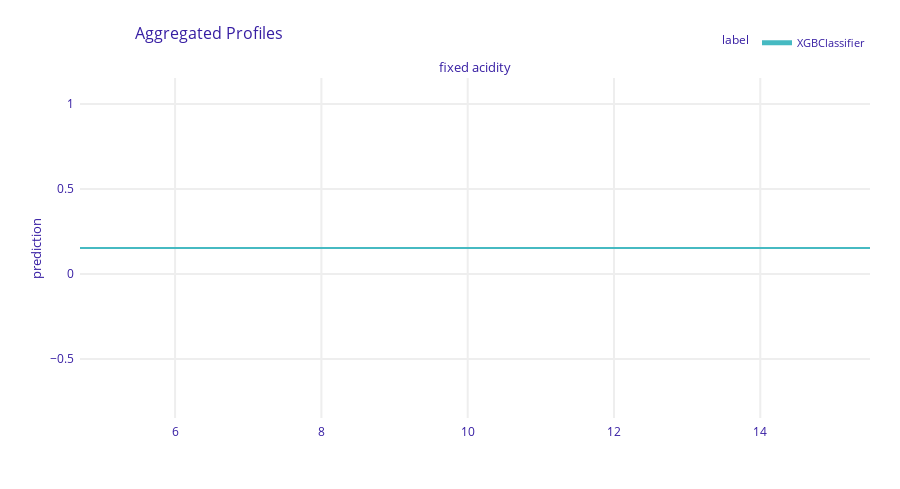

Notebook source saved alongside this figure:
### Code cell
exp.model_profile(variables='fixed acidity').plot()

### Figure 1 — Plotly figure (JSON) as saved in the notebook; plotly's stock layout.template omitted (floating-point values rounded to 4 significant figures; data arrays with more than 128 entries replaced by an {"elided": "..."} marker saying what was removed)
{"data": [{"customdata": {"elided": "101x3 mixed values"}, "hovertemplate": "<b>%{hovertext}</b><br><br>prediction=%{y:.3f}<br>mean_prediction=%{customdata[0]:.3f}<extra></extra>", "hovertext": ["XGBClassifier", "XGBClassifier", "XGBClassifier", "XGBClassifier", "XGBClassifier", "XGBClassifier", "XGBClassifier", "XGBClassifier", "XGBClassifier", "XGBClassifier", "XGBClassifier", "XGBClassifier", "XGBClassifier", "XGBClassifier", "XGBClassifier", "XGBClassifier", "XGBClassifier", "XGBClassifier", "XGBClassifier", "XGBClassifier", "XGBClassifier", "XGBClassifier", "XGBClassifier", "XGBClassifier", "XGBClassifier", "XGBClassifier", "XGBClassifier", "XGBClassifier", "XGBClassifier", "XGBClassifier", "XGBClassifier", "XGBClassifier", "XGBClassifier", "XGBClassifier", "XGBClassifier", "XGBClassifier", "XGBClassifier", "XGBClassifier", "XGBClassifier", "XGBClassifier", "XGBClassifier", "XGBClassifier", "XGBClassifier", "XGBClassifier", "XGBClassifier", "XGBClassifier", "XGBClassifier", "XGBClassifier", "XGBClassifier", "XGBClassifier", "XGBClassifier", "XGBClassifier", "XGBClassifier", "XGBClassifier", "XGBClassifier", "XGBClassifier", "XGBClassifier", "XGBClassifier", "XGBClassifier", "XGBClassifier", "XGBClassifier", "XGBClassifier", "XGBClassifier", "XGBClassifier", "XGBClassifier", "XGBClassifier", "XGBClassifier", "XGBClassifier", "XGBClassifier", "XGBClassifier", "XGBClassifier", "XGBClassifier", "XGBClassifier", "XGBClassifier", "XGBClassifier", "XGBClassifier", "XGBClassifier", "XGBClassifier", "XGBClassifier", "XGBClassifier", "XGBClassifier", "XGBClassifier", "XGBClassifier", "XGBClassifier", "XGBClassifier", "XGBClassifier", "XGBClassifier", "XGBClassifier", "XGBClassifier", "XGBClassifier", "XGBClassifier", "XGBClassifier", "XGBClassifier", "XGBClassifier", "XGBClassifier", "XGBClassifier", "XGBClassifier", "XGBClassifier", "XGBClassifier", "XGBClassifier", "XGBClassifier"], "legendgroup": "XGBClassifier", "line": {"color": "#46bac2", "dash": "solid", "width": 2}, "marker": {"symbol": "circle"}, "mode": "lines", "name": "XGBClassifier", "opacity": 1, "orientation": "v", "showlegend": true, "type": "scatter", "x": [4.7, 4.808, 4.916, 5.024, 5.132, 5.24, 5.348, 5.456, 5.564, 5.672, 5.78, 5.888, 5.996, 6.104, 6.212, 6.32, 6.428, 6.536, 6.644, 6.752, 6.86, 6.968, 7.076, 7.184, 7.292, 7.4, 7.508, 7.616, 7.724, 7.832, 7.94, 8.048, 8.156, 8.264, 8.372, 8.48, 8.588, 8.696, 8.804, 8.912, 9.02, 9.128, 9.236, 9.344, 9.452, 9.56, 9.668, 9.776, 9.884, 9.992, 10.1, 10.21, 10.32, 10.42, 10.53, 10.64, 10.75, 10.86, 10.96, 11.07, 11.18, 11.29, 11.4, 11.5, 11.61, 11.72, 11.83, 11.94, 12.04, 12.15, 12.26, 12.37, 12.48, 12.58, 12.69, 12.8, 12.91, 13.02, 13.12, 13.23, 13.34, 13.45, 13.56, 13.66, 13.77, 13.88, 13.99, 14.1, 14.2, 14.31, 14.42, 14.53, 14.64, 14.74, 14.85, 14.96, 15.07, 15.18, 15.28, 15.39, 15.5], "xaxis": "x", "y": [0.1528, 0.1528, 0.1528, 0.1528, 0.1528, 0.1528, 0.1528, 0.1528, 0.1528, 0.1528, 0.1528, 0.1528, 0.1528, 0.1528, 0.1528, 0.1528, 0.1528, 0.1528, 0.1528, 0.1528, 0.1528, 0.1528, 0.1528, 0.1528, 0.1528, 0.1528, 0.1528, 0.1528, 0.1528, 0.1528, 0.1528, 0.1528, 0.1528, 0.1528, 0.1528, 0.1528, 0.1528, 0.1528, 0.1528, 0.1528, 0.1528, 0.1528, 0.1528, 0.1528, 0.1528, 0.1528, 0.1528, 0.1528, 0.1528, 0.1528, 0.1528, 0.1528, 0.1528, 0.1528, 0.1528, 0.1528, 0.1528, 0.1528, 0.1528, 0.1528, 0.1528, 0.1528, 0.1528, 0.1528, 0.1528, 0.1528, 0.1528, 0.1528, 0.1528, 0.1528, 0.1528, 0.1528, 0.1528, 0.1528, 0.1528, 0.1528, 0.1528, 0.1528, 0.1528, 0.1528, 0.1528, 0.1528, 0.1528, 0.1528, 0.1528, 0.1528, 0.1528, 0.1528, 0.1528, 0.1528, 0.1528, 0.1528, 0.1528, 0.1528, 0.1528, 0.1528, 0.1528, 0.1528, 0.1528, 0.1528, 0.1528], "yaxis": "y"}], "layout": {"annotations": [{"font": {"size": 13}, "showarrow": false, "text": "fixed acidity", "x": 0.5, "xanchor": "center", "xref": "paper", "y": 1, "yanchor": "bottom", "yref": "paper"}, {"font": {"size": 13}, "showarrow": false, "text": "prediction", "textangle": -90, "x": -0.07, "xref": "paper", "y": 0.5, "yref": "paper"}], "font": {"color": "#371ea3"}, "height": 489, "hovermode": "x unified", "legend": {"font": {"size": 11}, "itemsizing": "constant", "orientation": "h", "title": {"font": {"size": 12}, "text": "label"}, "tracegroupgap": 0, "x": 1, "xanchor": "right", "y": 1.061, "yanchor": "bottom"}, "margin": {"b": 71, "r": 30, "t": 78}, "title": {"font": {"size": 16}, "text": "Aggregated Profiles", "x": 0.15}, "xaxis": {"anchor": "y", "automargin": true, "domain": [0, 1], "fixedrange": true, "gridwidth": 2, "showticklabels": true, "tickcolor": "white", "ticklen": 3, "ticks": "outside", "title": {"text": ""}, "type": "linear", "zeroline": false}, "yaxis": {"anchor": "x", "automargin": true, "domain": [0, 1], "fixedrange": true, "gridwidth": 2, "range": [0.1528, 0.1528], "tickcolor": "white", "ticklen": 3, "ticks": "outside", "title": {"text": ""}, "type": "linear", "zeroline": false}}}
